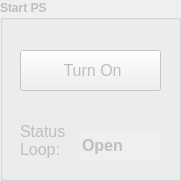
     <widget class="QGroupBox" name="gb_start_supply">
      <property name="enabled">
       <bool>false</bool>
      </property>
      <property name="geometry">
       <rect>
        <x>950</x>
        <y>20</y>
        <width>181</width>
        <height>181</height>
       </rect>
      </property>
      <property name="font">
       <font>
        <weight>75</weight>
        <bold>true</bold>
       </font>
      </property>
      <property name="title">
       <string>Start PS</string>
      </property>
      <widget class="QPushButton" name="pb_ps_button">
       <property name="enabled">
        <bool>false</bool>
       </property>
       <property name="geometry">
        <rect>
         <x>20</x>
         <y>50</y>
         <width>141</width>
         <height>41</height>
        </rect>
       </property>
       <property name="font">
        <font>
         <pointsize>12</pointsize>
         <weight>50</weight>
         <bold>false</bold>
        </font>
       </property>
       <property name="text">
        <string> Turn On</string>
       </property>
       <property name="icon">
        <iconset resource="resource_file.qrc">
         <normaloff>:/Images/imagens/Power_On.png</normaloff>
         <normalon>:/Images/imagens/Power_Off.png</normalon>:/Images/imagens/Power_On.png</iconset>
       </property>
       <property name="iconSize">
        <size>
         <width>20</width>
         <height>20</height>
        </size>
       </property>
       <property name="checkable">
        <bool>true</bool>
       </property>
      </widget>
      <widget class="QLineEdit" name="le_status_loop">
       <property name="enabled">
        <bool>false</bool>
       </property>
       <property name="geometry">
        <rect>
         <x>80</x>
         <y>130</y>
         <width>81</width>
         <height>31</height>
        </rect>
       </property>
       <property name="font">
        <font>
         <pointsize>12</pointsize>
         <weight>75</weight>
         <bold>true</bold>
        </font>
       </property>
       <property name="text">
        <string>Open</string>
       </property>
       <property name="frame">
        <bool>false</bool>
       </property>
       <property name="readOnly">
        <bool>true</bool>
       </property>
      </widget>
      <widget class="QLabel" name="label_32">
       <property name="enabled">
        <bool>false</bool>
       </property>
       <property name="geometry">
        <rect>
         <x>20</x>
         <y>120</y>
         <width>51</width>
         <height>41</height>
        </rect>
       </property>
       <property name="font">
        <font>
         <pointsize>12</pointsize>
         <weight>50</weight>
         <bold>false</bold>
        </font>
       </property>
       <property name="text">
        <string>Status 
Loop:</string>
       </property>
      </widget>
     </widget>
